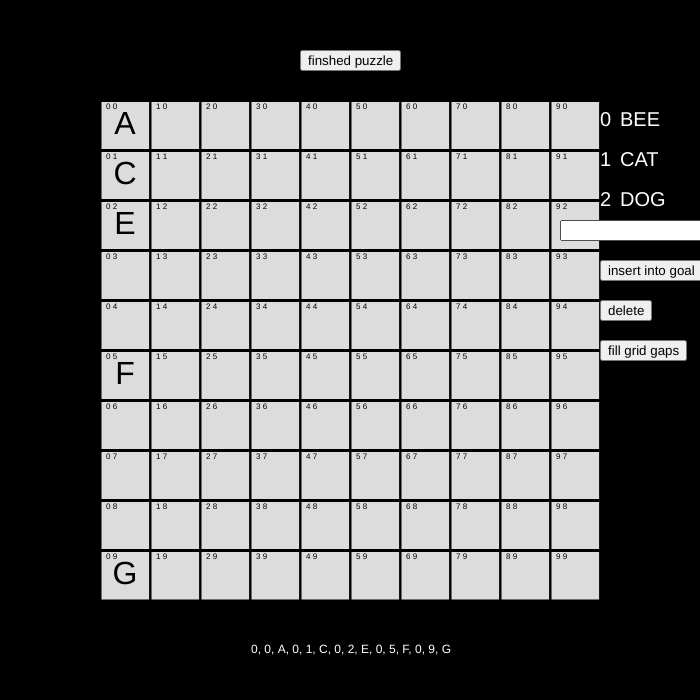
Frame 1 (no input)
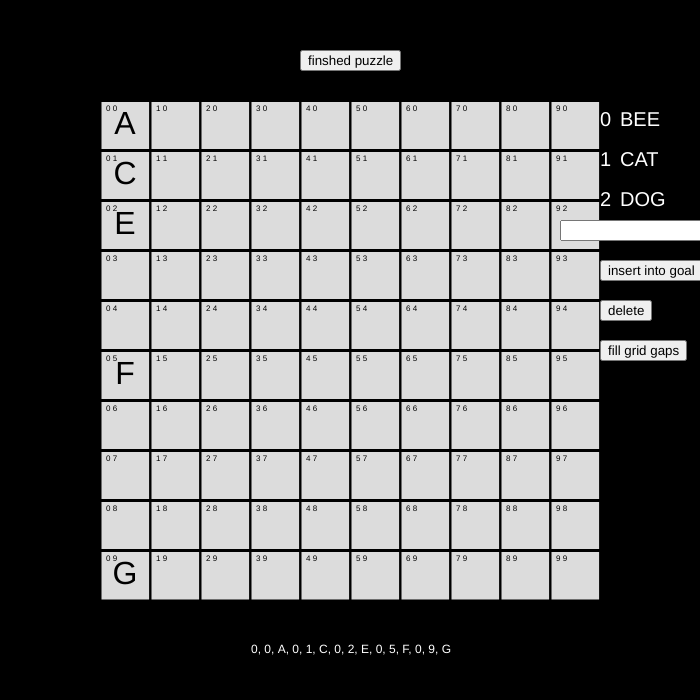
Frame 60 (no input)
Frame 120 (the mouse pressed at the canvas centre since frame 60): identical to frame 60, image omitted

The p5.js sketch that drew these frames (run headless with seeded random() and noise() and a simulated clock; from frame 60 on, the mouse is pressed at the canvas centre):

// p5.js sketch
// ── sketch.js
//GRID VARS
//grid box size
let boxSize = 50;

//the length of the grid
let xGridAmount = 10;
let yGridAmount = 10;

//the holds the cords for selected boxs
let recX = 0;
let recY = 0;


//MOUSE VARS
//stores if user clicked
let clicked = false;


//CANVAS VARS
//A allows the canvase to be referenced
let canvas;
let border = 100;

//gets sketch size
let xSketchSize = (boxSize * xGridAmount) + border * 2;
let ySketchSize = (boxSize * yGridAmount) + border * 2;


//CROSSWORD
//string that holds the placed in letters
const regex = /[^A-Za-z0-9]/;
let selectedGoal = -1;
let dragDropDir = 0;
let filling = 0;
let droppable = false;
let letters = "0, 0, A, 0, 1, C, 0, 2, E, 0, 5, F, 0, 9, G";
let goal = ["BEE", "CAT", "DOG"];
let goCheck = []

//inputs an buttons
let inputBox;
let inputError;
let insertBut;
let deleteBut;
let fillBut;
let finshBut;

//draws once at start
function setup() 
{
  //draws sketch
  canvas = createCanvas(xSketchSize, ySketchSize);
  canvas.position(100, 100);
  inputBox = createInput('');
  insertBut = createButton('insert into goal')
  deleteBut = createButton('delete')
  fillBut = createButton('fill grid gaps')
  finshBut = createButton('finshed puzzle')
}

//draws every frame
function draw() 
{
  //moves the text over to the left
  textAlign(LEFT);

  //refreshs the background
  background(220);

  //highlights a boxs if the mouse is over it or clicked
  if (mouseX >= (0 + border) && mouseX <= (width - border) && mouseY >= (0 + border) && mouseY <= (height - border) || (clicked == true && selectedGoal == -1))
  {
    //checks if clicked of just hovering over
    if (clicked == false)
    {
      fill(150);
    }
    else if (clicked == true && selectedGoal == -1)
    {
      fill(50);
    }

    //draws the square to darken
    rect(recX * boxSize, recY * boxSize, boxSize, boxSize);
  }  

  //draws the outline
  outline()
  wordFiller();
  puzzleKey();

  //fills the grid
  fill(255)
  textAlign(CENTER)
  textSize(12);
  text(letters, 1, height - border / 2, 700)

  //allows the user to add to the grid
  if (clicked == true && selectedGoal == -1 && (keyIsPressed && ((keyCode >= 65 && keyCode <= 90) || (keyCode >= 97 && keyCode <= 122))))
  {
    addToGrid()
    keyCode = null;
    clicked = false;    
  }
}

//produces the outline
function outline()
{
  //outlines the grids
  fill(0);
  for(x = 0; x < xGridAmount; x++)
  {
    //draws the xAxis outlines
    rect(x * boxSize + border, 0 + border, 1, yGridAmount * boxSize);

    //detects which x grid the mouse is hovering over
    if (Math.trunc(((mouseX - border) / boxSize)) == x && ((clicked == false && selectedGoal == -1) || (clicked == true && selectedGoal != -1)))
    {
      recX = x + (border / boxSize);
    }

    for(y = 0; y < yGridAmount; y++)
    {
      //draws the yAxis outlines
      rect(0 + border, y * boxSize + border, xGridAmount * boxSize, 1);

      //detects which y grid the mouse is hovering over
      if (Math.trunc((mouseY - border) / boxSize) == y  && ((clicked == false && selectedGoal == -1) || (clicked == true && selectedGoal != -1)))
      {
        recY = y + (border / boxSize);
      }

      //draws the grid number in to their grid
      fill(0);
      textSize(8);
      text(x + " " + y, x * boxSize + 6 + border, y * boxSize + 9 + border)
    }
  }

  //refreshs selected goal
  if (clicked == false && droppable == false)
  {
    selectedGoal = -1
  }

  //when space bar click it checks the grid
  if (selectedGoal == -1 && keyIsPressed && keyCode == 32)
  {
    checkAllGrid()
  }
}

//allows the user to add a Letter to the grid
function addToGrid(dragged)
{  
  //checks if user is draggin a word form goal or just adding a single letter
  if (dragged == undefined)
  {
    letters = `${letters}, ${String(recX - 2,)}, ${String(recY - 2,)}, ${String.fromCharCode(keyCode)}`
    lettSorter(String.fromCharCode(keyCode))
  }
  else
  {
    letters = `${letters}, ${dragged}`
    lettSorter(dragged)
  }

  keyCode = null;
}

//checks to see if the user has clicked
function mousePressed()
{
  if (clicked == false)
  {
    clicked = true;
  }
  else
  {
    clicked = false;
  }  
}

//draws the border and the puzzle key
function puzzleKey()
{
  //creates borders
  fill(0)
  rect(0, 0, xSketchSize, border)
  rect(0, 0, border, ySketchSize)
  rect(width - border, 0, border, ySketchSize)
  rect(0, height - border, xSketchSize, border)
    
  //draws currently assign goal
  fill(255);
  textSize(20);
  textAlign(LEFT, CENTER);

  //draws all the words in the goal
  for(i = 0; i < goal.length; i++)
  {
    //checks if a goal has been selected
    if (selectedGoal == -1)
    {
      goalSelect(i)
    }
    else if (i == selectedGoal && clicked == true)
    {
      fill(150, 150, 255)      
      text(i, width - border, border + i * 40 + 20)
      text(goal[i], width - border + 20, border + i * 40 + 20)
    }

    if (i != selectedGoal)
    {    
      text(i, width - border, border + i * 40 + 20)
      text(goal[i], width - border + 20, border + i * 40 + 20)
    }

    fill(255)
  }

  //draws the input and delete from goal inputs
  inputBox.position(width - border + 40 + 20, border + goal.length * 40 + 100);
  fill(255, 0, 0);
  textSize(9);
  text(inputError, width - border, border + (goal.length + 1) * 40 + 30);

  //gets the buttons position
  insertBut.position(width, border + (goal.length + 1) * 40 + 100);
  deleteBut.position(width, border + (goal.length + 2) * 40 + 100);
  fillBut.position(width, border + (goal.length + 3) * 40 + 100);
  finshBut.position((width / 2) + border / 2, (border / 2) + 100);

  //inserts if text box not empty
  if (inputBox.value() != "" && inputBox.value() != null)
  {
    //when pressed will attempt to insert the input boxs value into the goal 
    insertBut.mousePressed(addToGoal)
  }  

  //when button pressed it will delete the selected goal
  if (selectedGoal >= 0 && selectedGoal <= goal.length - 1)
  {
    deleteBut.mousePressed(removeFromGoal)
  }  

  //allows the fill and finsh buttons to be pressed
  fillBut.mousePressed(fillGrid)
  finshBut.mousePressed(finalCheck)

  //if a goal is selected the user will be able to drag a word from to goal to the grid
  if (selectedGoal != -1)
  {
    dragDropWord()
  }
}

//select a goal with the mouse
function goalSelect(i)
{
  //allows the user to select a goal
  if (mouseX >= (width - border + 20) && mouseY >= (border + i * 40 + 20 / 2) && mouseY <= (20 + (border + i * 40 + 20 / 2)))
  {
    if (selectedGoal == -1 && clicked == true)
    {
      selectedGoal = i
    }

    fill(0, 0, 255)
  }
}

//adds a new goal
function addToGoal()
{
  //checks that the new goal is allowed
  let inp = regex.test(inputBox.value())

  //removes spacing
  const s = inputBox.value().split(" ").join("")

  //if new goal is good it is added to the goal
  if (inp == false)
  {
    append(goal, s.toUpperCase())
    inputError = " ";
  }
  else
  {
    inputError = "Only letters are allowed"
  }
}

//removes a selected goal
function removeFromGoal()
{
  let newGoal = []

  //adds all non deleting goal to the new goal
  goal.forEach(sel => 
  {
    if (sel != goal[selectedGoal])
    {
      newGoal.push(sel)
    }
  });

  //add replaces goal with new goal 
  newGoal.push(goal[selectedGoal])
  newGoal.pop();
  goal = newGoal;
}

//allows users to drag words from goal into the crossword grid
function dragDropWord()
{
  //rotates the placing of the words letters with space bar
  if (keyIsPressed && keyCode == 32 && selectedGoal != -1)
  {
    if (dragDropDir <= 6)
    {
      dragDropDir = dragDropDir + 1
    }
    else
    {
      dragDropDir = 0
    }

    keyIsPressed = false
  }

  //checks if mouse is on grid
  if (mouseX >= (0 + border) && mouseX <= (width - border) && mouseY >= (0 + border) && mouseY <= (height - border) && selectedGoal != -1)
  {    
    let lett;

    textSize(32);
    textAlign(CENTER, CENTER);

    //desides the angle of the word EAST
    if (dragDropDir == 0)
    {
      //checks if the whole word is on the grid
      if (goal[selectedGoal].length + (recX - 3) >= xGridAmount)
      {
        fill(255, 0, 0)
        droppable = false;
      }
      else
      {
        fill(0, 255, 0)
        droppable = true;
      }
    }//desides the angle of the word SOUTH EAST
    else if (dragDropDir == 1)
    {
      //checks if the whole word is on the grid
      if (goal[selectedGoal].length + (recX - 3) >= xGridAmount || goal[selectedGoal].length + (recY - 3) >= yGridAmount)
      {
        fill(255, 0, 0)
        droppable = false;
      }
      else
      {
        fill(0, 255, 0)
        droppable = true;
      }
    }//desides the angle of the word SOUTH
    else if (dragDropDir == 2)
    {
      //checks if the whole word is on the grid
      if (goal[selectedGoal].length + (recY - 3) >= yGridAmount)
      {
        fill(255, 0, 0)
        droppable = false;
      }
      else
      {
        fill(0, 255, 0)
        droppable = true;
      }
    }//desides the angle of the word SOUTH WEST
    else if (dragDropDir == 3)
    {
      //checks if the whole word is on the grid
      if (((goal[selectedGoal].length - 1) - (recX - 2)) * -1 <= -1 || goal[selectedGoal].length + (recY - 3) >= yGridAmount)
      {
        fill(255, 0, 0)
        droppable = false;
      }
      else
      {
        fill(0, 255, 0)
        droppable = true;
      }
    }//desides the angle of the word WEST
    else if (dragDropDir == 4)
    {
      //checks if the whole word is on the grid
      if (((goal[selectedGoal].length - 1) - (recX - 2)) * -1 <= -1)
      {
        fill(255, 0, 0)
        droppable = false;
      }
      else
      {
        fill(0, 255, 0)
        droppable = true;
      }
    }//desides the angle of the word NORTH WEST
    else if (dragDropDir == 5)
    {
      //checks if the whole word is on the grid
      if (((goal[selectedGoal].length - 1) - (recX - 2)) * -1 <= -1 || ((goal[selectedGoal].length - 1) - (recY - 2)) * -1 <= -1)
      {
        fill(255, 0, 0)
        droppable = false;
      }
      else
      {
        fill(0, 255, 0)
        droppable = true;
      }
    }//desides the angle of the word NORTH
    else if (dragDropDir == 6)
    {
      //checks if the whole word is on the grid
      if (((goal[selectedGoal].length - 1) - (recY - 2)) * -1 <= -1)
      {
        fill(255, 0, 0)
        droppable = false;
      }
      else
      {
        fill(0, 255, 0)
        droppable = true;
      }
    } //desides the angle of the word NORTH EAST
    else if (dragDropDir == 7)
    {
      //checks if the whole word is on the grid
      if (goal[selectedGoal].length + (recX - 3) >= xGridAmount || ((goal[selectedGoal].length - 1) - (recY - 2)) * -1 <= -1)
      {
        fill(255, 0, 0)
        droppable = false;
      }
      else
      {
        fill(0, 255, 0)
        droppable = true;
      }
    }

    //places the indivdual letters
    for (let i = 0; i < goal[selectedGoal].length; i++) 
    {
      lett = goal[selectedGoal].charAt(i);

      //desides the angle of the word EAST
      if (dragDropDir == 0)
      {
        text(lett, 
        Math.floor((recX - 2) + i) * (boxSize) + (boxSize / 2) + border, 
        Math.floor(recY - 2) * (boxSize) + (boxSize / 2) + border)

        //adds the letter to the grid
        if (droppable == true && clicked == false)
        {
          addToGrid(String(((recX - 2) + i) + ', ' + ((recY - 2))  + ', ' + lett))
    
          if (i == goal[selectedGoal].length - 1)
          {
            droppable = false;
            selectedGoal = -1;
            break;
          }
        }
      }//desides the angle of the word SOUTH EAST
      else if (dragDropDir == 1)
      {
        text(lett, 
        Math.floor((recX - 2) + i) * (boxSize) + (boxSize / 2) + border, 
        Math.floor((recY - 2) + i) * (boxSize) + (boxSize / 2) + border)

        //adds the letter to the grid
        if (droppable == true && clicked == false)
        {
          addToGrid(String(((recX - 2) + i) + ', ' + ((recY - 2) + i)  + ', ' + lett))
    
          if (i == goal[selectedGoal].length - 1)
          {
            droppable = false;
            selectedGoal = -1;
            break;
          }
        }
      }//desides the angle of the word SOUTH
      else if (dragDropDir == 2)
      {
        text(lett, 
        Math.floor((recX - 2)) * (boxSize) + (boxSize / 2) + border, 
        Math.floor((recY - 2) + i) * (boxSize) + (boxSize / 2) + border)

        //adds the letter to the grid
        if (droppable == true && clicked == false)
        {
          addToGrid(String(((recX - 2)) + ', ' + ((recY - 2) + i)  + ', ' + lett))
    
          if (i == goal[selectedGoal].length - 1)
          {
            droppable = false;
            selectedGoal = -1;
            break;
          }
        }
      }//desides the angle of the word SOUTH WEST
      else if (dragDropDir == 3)
      {
        text(lett, 
        Math.floor((recX - 2) - i) * (boxSize) + (boxSize / 2) + border, 
        Math.floor((recY - 2) + i) * (boxSize) + (boxSize / 2) + border)

        //adds the letter to the grid
        if (droppable == true && clicked == false)
        {
          addToGrid(String(((recX - 2) - i) + ', ' + ((recY - 2) + i)  + ', ' + lett))
    
          if (i == goal[selectedGoal].length - 1)
          {
            droppable = false;
            selectedGoal = -1;
            break;
          }
        }
      }//desides the angle of the word WEST
      else if (dragDropDir == 4)
      {
        text(lett, 
        Math.floor((recX - 2) - i) * (boxSize) + (boxSize / 2) + border, 
        Math.floor((recY - 2)) * (boxSize) + (boxSize / 2) + border)

        //adds the letter to the grid
        if (droppable == true && clicked == false)
        {
          addToGrid(String(((recX - 2) - i) + ', ' + ((recY - 2))  + ', ' + lett))
    
          if (i == goal[selectedGoal].length - 1)
          {
            droppable = false;
            selectedGoal = -1;
            break;
          }
        }
      }//desides the angle of the word NORTH WEST
      else if (dragDropDir == 5)
      {
        text(lett, 
        Math.floor((recX - 2) - i) * (boxSize) + (boxSize / 2) + border, 
        Math.floor((recY - 2) - i) * (boxSize) + (boxSize / 2) + border)

        //adds the letter to the grid
        if (droppable == true && clicked == false)
        {
          addToGrid(String(((recX - 2) - i) + ', ' + ((recY - 2) - i)  + ', ' + lett))
  
          if (i == goal[selectedGoal].length - 1)
          {
            droppable = false;
            selectedGoal = -1;
            break;
          }
        }
      }//desides the angle of the word NORTH
      else if (dragDropDir == 6)
      {
        text(lett, 
        Math.floor((recX - 2)) * (boxSize) + (boxSize / 2) + border, 
        Math.floor((recY - 2) - i) * (boxSize) + (boxSize / 2) + border)

        //adds the letter to the grid
        if (droppable == true && clicked == false)
        {
          addToGrid(String(((recX - 2)) + ', ' + ((recY - 2) - i)  + ', ' + lett))
    
          if (i == goal[selectedGoal].length - 1)
          {
            droppable = false;
            selectedGoal = -1;
            break;
          }
        }
      }//desides the angle of the word NORTH EAST
      else if (dragDropDir == 7)
      {
        text(lett, 
        Math.floor((recX - 2) + i) * (boxSize) + (boxSize / 2) + border, 
        Math.floor((recY - 2) - i) * (boxSize) + (boxSize / 2) + border)

        //adds the letter to the grid
        if (droppable == true && clicked == false)
        {
          addToGrid(String(((recX - 2) + i) + ', ' + ((recY - 2) - i)  + ', ' + lett))
  
          if (i == goal[selectedGoal].length - 1)
          {
            droppable = false;
            selectedGoal = -1;
            break;
          }
        }
      }
    }
  }

  fill(255)
}

//inserts the users letters
function wordFiller()
{  
  //goes through the storage string to grab the letters and their cords
  for(i = 0; i < countOccurrences(letters, ', ') / 3; i++)
  {
    let z = i * 3
    textSize(32);
    textAlign(CENTER, CENTER);
    text(letters.split(', ')[2 + z].toUpperCase(), 
    Math.floor(letters.split(', ')[0 + z]) * (boxSize) + (boxSize / 2) + border, 
    Math.floor(letters.split(', ')[1 + z]) * (boxSize) + (boxSize / 2) + border)
  }
}

//sorts the letters on the letters string
function lettSorter(newby)
{
  let lett = [];

  //goes through all letters removing those on the same grid box
  for(i = 0; i < countOccurrences(letters, ', ') / 3; i++)
  {
    let z = i * 3

    //checks if newby is just a letter or is from the user dragging in the word
    if (newby.length == 1)
    {
      //checks for letter on the same space as the new one
      if (letters.split(', ')[0 + z] == recX - 2 && 
      letters.split(', ')[1 + z] == recY - 2 && 
      letters.split(', ')[2 + z].toUpperCase() != String(newby).toUpperCase())
      {

      }
      else
      {
        //sets up future letters
        let t = letters.split(', ')[0 + z]
        t = t + ', '
        t = t + letters.split(', ')[1 + z]
        t = t + ', '
        t = t + letters.split(', ')[2 + z]
        t = t + ', '
        lett.push(t) 
      }   
    } 
    else
    {
      //checks for letter on the same space as the new one
      if (letters.split(', ')[0 + z] == newby.split(', ')[0] && 
      letters.split(', ')[1 + z] == newby.split(', ')[1] && 
      letters.split(', ')[2 + z].toUpperCase() != String(newby.split(', ')[2]).toUpperCase())
      {

      }
      else
      {
        //sets up future letters
        let t = letters.split(', ')[0 + z]
        t = t + ', '
        t = t + letters.split(', ')[1 + z]
        t = t + ', '
        t = t + letters.split(', ')[2 + z]
        t = t + ', '
        lett.push(t)  
      } 
    }
  }

  //sorts letters
  lett.sort()
  
  //removes the ', ' of the final letter in letters
  let finLet = lett[lett.length - 1].split(', ')[0]
  finLet = finLet + ', '
  finLet = finLet + lett[lett.length - 1].split(', ')[1]
  finLet = finLet + ', '
  finLet = finLet + lett[lett.length - 1].split(', ')[2]
  lett[lett.length - 1] = finLet

  let ley = null
  
  //puts the new letter sorted and filtered in to the letter string
  lett.forEach(le => 
  {
    if (lett[0] != le)
    {
      ley = ley + le
    }
    else
    {
      ley = le
    }
  });
  
  lett = null
  
  letters = ley
  letters = letters.toUpperCase()
}

//counts the amount of symbols
function countOccurrences(string, subString) {
  // Escape special characters in the subString to avoid regex interpretation
  const escapedSubString = subString.replace(/[.*+?^${}()|[\]\\]/g, '\\$&');
  // Create a regular expression with the escaped subString and the global flag
  const regex = new RegExp(escapedSubString, 'g');
  // Use match() to find all occurrences of the subString in the string
  const matches = string.match(regex);
  // Return the number of matches found
  return matches ? matches.length : 0;
}

//fills empty spaces
function fillGrid() 
{
  filling = 1;
  checkAllGrid()  
}

//checks the whole grid
function checkAllGrid()
{
  let breaker = false;

  //checks the x axis
  for(x = 0; x < xGridAmount; x++)
  {
    //stops x when called
    if (breaker == true)
    {
      break;
    }

    //checks the y axis
    for(y = 0; y < yGridAmount; y++)
    {      
      //console.log(letters.split(', ')[0 + ((x * yGridAmount) * 3)] + ', ' + letters.split(', ')[1 + ((y + (x * yGridAmount)) * 3)])
      
      if (x == letters.split(', ')[0 + ((x * yGridAmount) * 3)] && y == letters.split(', ')[1 + ((y + (x * yGridAmount)) * 3)])
      {
        if (filling != 2 && filling != 3)
        {
          //console.log(letters.split(', ')[0 + ((x * xGridAmount) * 3)] + ', ' + letters.split(', ')[1 + (y * 3)] + ', ' + letters.charAt(6 + (9 * (y + (x * yGridAmount)))))
        }
        else
        {
          for (let c = 0; c < goal.length; c++)
          {            
            if (goCheck[c] == false)
            {
              //a direction checks from all potential angles
              let dirCheck = [false, false, false, false, false, false, false, false]

              if (goal[c].charAt(0) == letters.charAt(6 + (9 * (y + (x * yGridAmount)))))
              { 
                for (let i = 1; i < goal[c].length; i++) 
                {
                  //checks if goal exist EAST wards
                  if (dirCheck[0] == false && goal[c].charAt(i) == letters.charAt(6 + (9 * (y + ((x + i) * yGridAmount)))))
                  {
                    if (i == goal[c].length - 1)
                    {
                      goCheck[c] = true
                    }
                  }
                  else
                  {
                    dirCheck[0] = true
                  }   
                  
                  //checks if goal exist SOUTH EAST wards
                  if (dirCheck[1] == false && goal[c].charAt(i) == letters.charAt(6 + (9 * ((y + i) + ((x + i) * yGridAmount)))))
                  {
                    if (i == goal[c].length - 1)
                    {
                      goCheck[c] = true
                    }
                  }
                  else
                  {
                    dirCheck[1] = true
                  }  

                  //checks if goal exist SOUTH wards
                  if (dirCheck[2] == false && goal[c].charAt(i) == letters.charAt(6 + (9 * ((y + i) + (x * yGridAmount)))))
                  {
                    if (i == goal[c].length - 1)
                    {
                      goCheck[c] = true
                    }
                  }
                  else
                  {
                    dirCheck[2] = true
                  }  

                  //checks if goal exist SOUTH WEST wards
                  if (dirCheck[3] == false && goal[c].charAt(i) == letters.charAt(6 + (9 * ((y + i) + ((x - i) * yGridAmount)))))
                  {
                    if (i == goal[c].length - 1)
                    {
                      goCheck[c] = true
                    }
                  }
                  else
                  {
                    dirCheck[3] = true
                  }  

                  //checks if goal exist WEST wards
                  if (dirCheck[4] == false && goal[c].charAt(i) == letters.charAt(6 + (9 * (y + ((x - i) * yGridAmount)))))
                  {
                    if (i == goal[c].length - 1)
                    {
                      goCheck[c] = true
                    }
                  }
                  else
                  {
                    dirCheck[4] = true
                  }   

                  //checks if goal exist NORTH WEST wards
                  if (dirCheck[5] == false && goal[c].charAt(i) == letters.charAt(6 + (9 * ((y - i) + ((x - i) * yGridAmount)))))
                  {
                    if (i == goal[c].length - 1)
                    {
                      goCheck[c] = true
                    }
                  }
                  else
                  {
                    dirCheck[5] = true
                  }  

                  //checks if goal exist NORTH wards
                  if (dirCheck[6] == false && goal[c].charAt(i) == letters.charAt(6 + (9 * ((y - i) + ((x) * yGridAmount)))))
                  {
                    if (i == goal[c].length - 1)
                    {
                      goCheck[c] = true
                    }
                  }
                  else
                  {
                    dirCheck[6] = true
                  }  

                  //checks if goal exist NORTH EAST wards
                  if (dirCheck[7] == false && goal[c].charAt(i) == letters.charAt(6 + (9 * ((y - i) + ((x + i) * yGridAmount)))))
                  {
                    if (i == goal[c].length - 1)
                    {
                      goCheck[c] = true
                    }
                  }
                  else
                  {
                    dirCheck[7] = true
                  }  
                  
                  if (goCheck[c] == true)
                  {
                    break;
                  }
                }
              }   
            }            
          };
        }
      }
      else
      {
        //informs the users that their is a problem with some grid boxs
        if (filling == 0)
        {
          alert('GRID BOX ' + x  + ', ' + y + ' error');
          breaker = true;
          break;
        }
        else if (filling == 1 || filling == 3)
        {
          //adds random letters to the grid          
          var ran = (Math.floor(Math.random() * (91 - 65)) + 65);
          addToGrid(String(x + ', ' + y  + ', ' + String.fromCharCode(ran).toUpperCase()))
        }
        else
        {
          //asks the user if they want the random gaps to be automatically filled
          if (confirm(x + ' ' + y + ' ' + " are empty grid boxes do you want to randomly fill all the empty ones")) 
          {
            var ran = (Math.floor(Math.random() * (91 - 65)) + 65);
            addToGrid(String(x + ', ' + y  + ', ' + String.fromCharCode(ran).toUpperCase()))
            filling = 3

            txt = "You pressed OK!";
          } 
          else 
          {
            txt = "You pressed Cancel!";
            breaker = true;
            break;
          }
        }
      }
    }    
  }

  //checks if all goal checks are true
  if (filling == 2 || filling == 3)
  {
    for (let i = 0; i < goCheck.length; i++) 
    {
      //informs the user that they are missing some goals
      if (goCheck[i] == false)
      {
        alert(goal[i] + ' is cannot be found in the grid')
        break;
      }
      else if (i == goCheck.length - 1 && goCheck[i] == true)
      {
        //ask the user if they are finshed
        if (confirm("All goals are included do you want to upload")) 
        {
          txt = "You pressed OK!";
        } 
        else 
        {
          txt = "You pressed Cancel!";
        }
      }
    }
  }

  //refreshes filling and goal check list
  filling = 0;
  goCheck = []
}

//does the final check of the crossword
function finalCheck()
{
  filling = 2;

  //adds a check for each goal
  goal.forEach(go => 
  {
    goCheck.push(false);
  });

  checkAllGrid();
}
